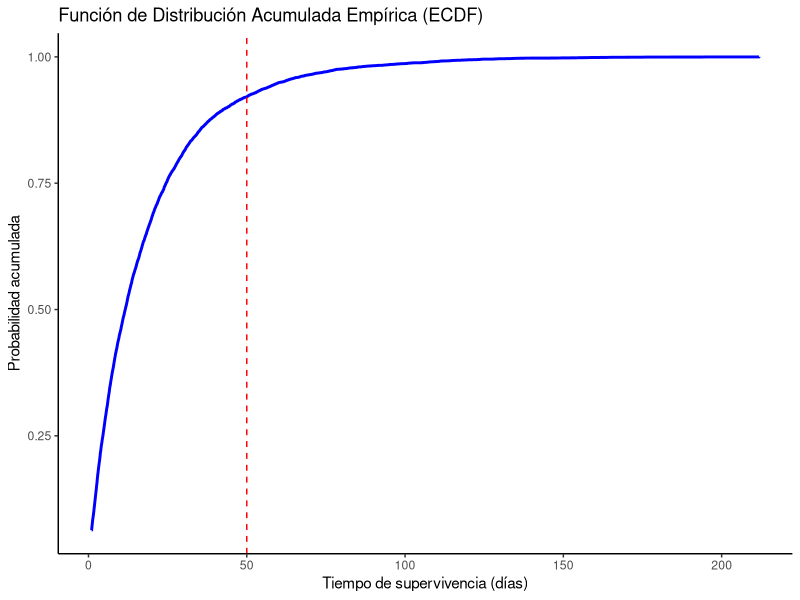
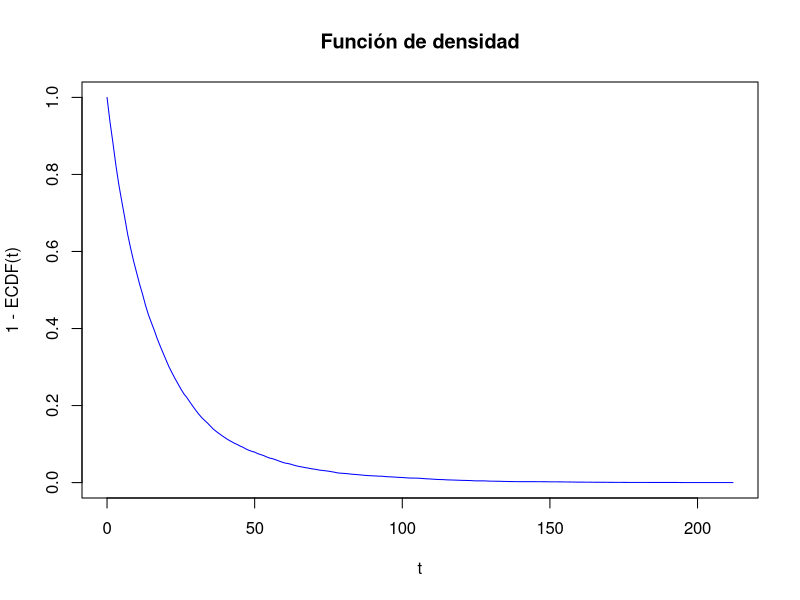
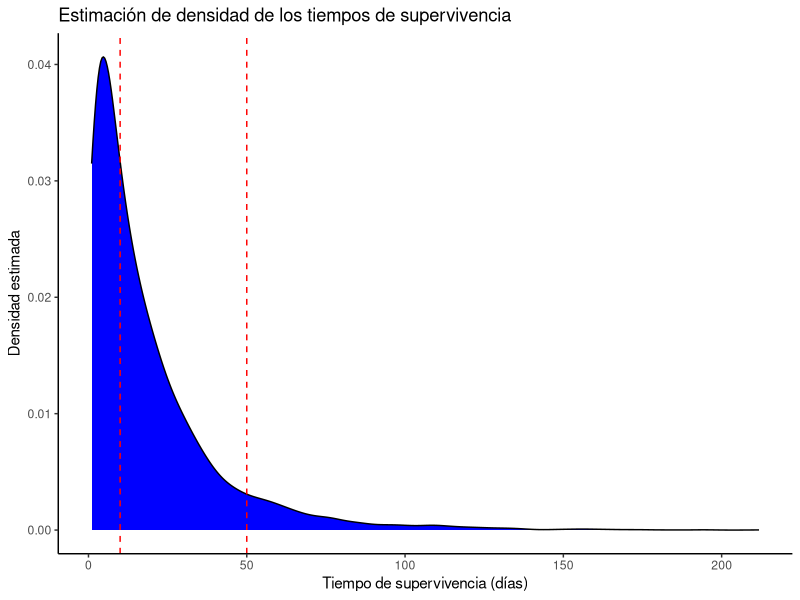
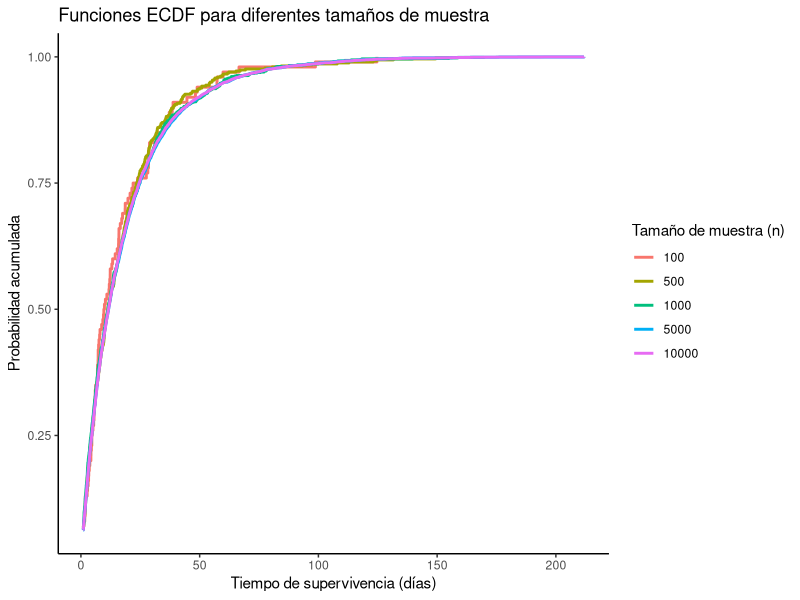
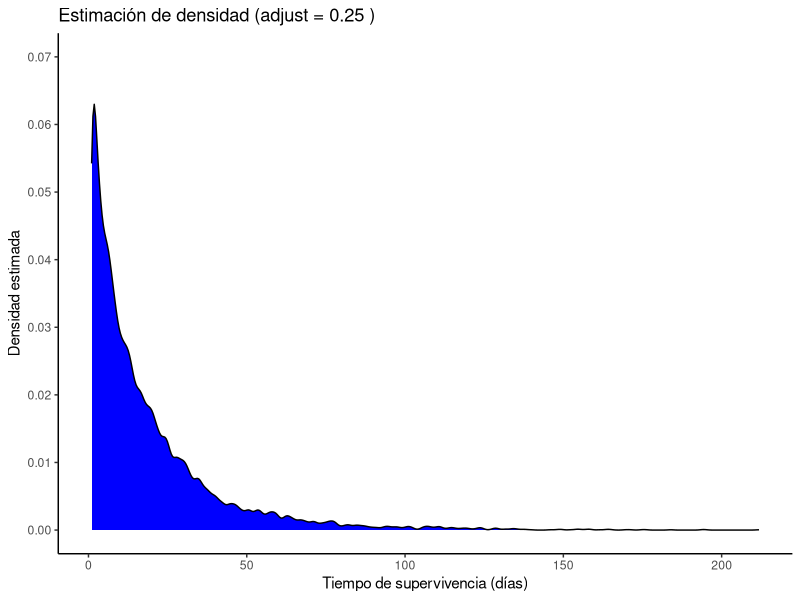
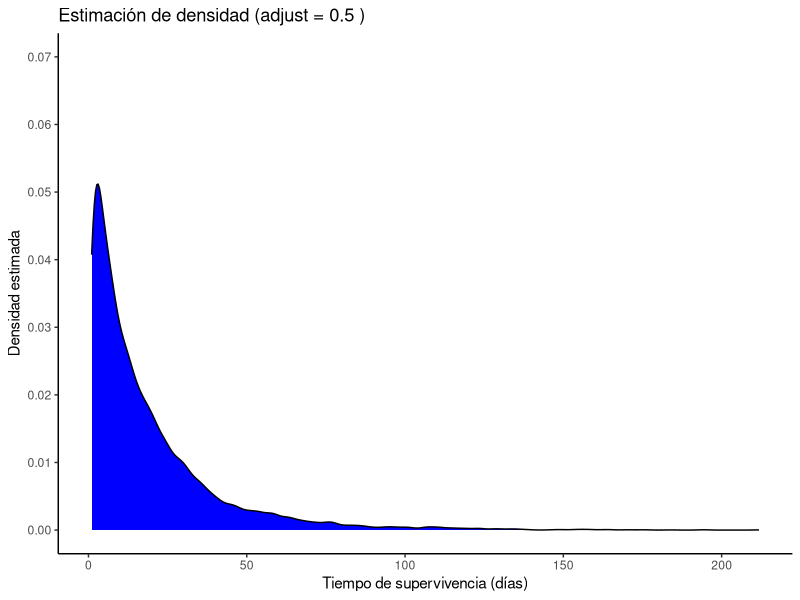
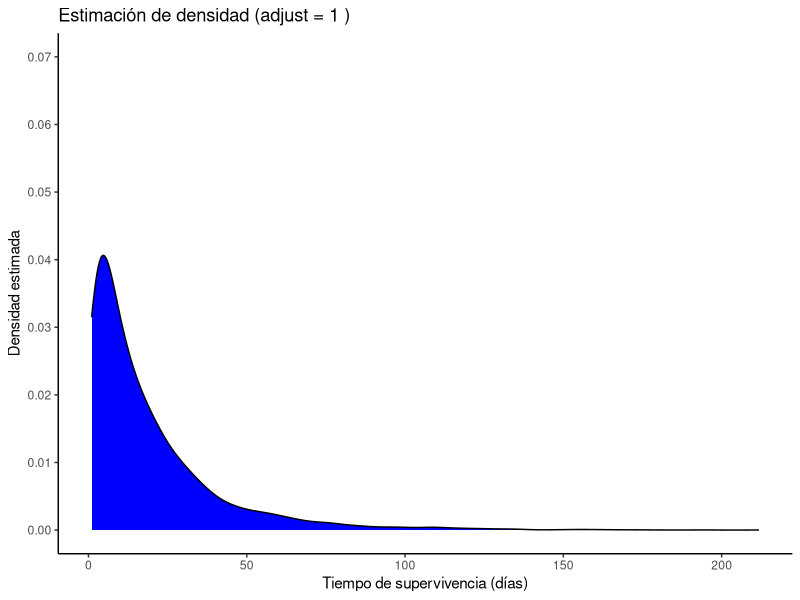
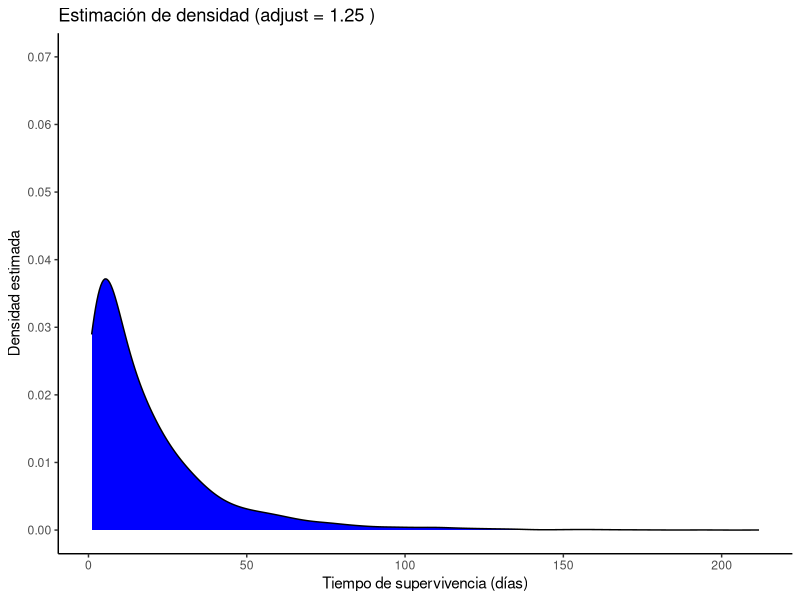

Write R code to recreate these figures, in order.
library(tidyverse)
#hola
#chau
rm(list = ls())

#setwd("C:\\LUCA\\UdeSA\\Métodos Econométricos y Organización Industrial Aplicada\\TPs\\TP 1")
#setwd("nina")
#setwd("lujan")
datos <- read.csv("Base de datos TP 1.csv")

#1. Estimen y grafiquen la función de distribución acumulada para toda la muestra (ecdf), sin distinguir entre diferentes 
#grupos de personas. Interpreten el valor de la ECDF cuando el tiempo de supervivencia es 50 unidades de tiempo.

ggplot(datos, aes(x = time)) +
  stat_ecdf(color = "blue", pad = F, linewidth = 1) +
  geom_vline(xintercept = 50, linetype = "dashed", color = "red") +
  labs(title = "Función de Distribución Acumulada Empírica (ECDF)",
       x = "Tiempo de supervivencia (días)",
       y = "Probabilidad acumulada") +
  theme_classic()

#Tiempo de supervivencia es 50 días
ecdf_fun <- ecdf(datos$time)
ecdf_fun(50)

#2. Estimen y grafiquen la función de supervivencia e interpreten los resultados obtenidos, ¿cómo describirían los resultados 
#del tratamiento sobre la supervivencia? (mayores momentos de mortalidad, tiempo mediano de supervivencia, etc). 1 Bonus: pue
#-den agregar intervalos de confianza.

t_values <- 0:212
densidad <- numeric(length(t_values))

# Calcular 1 - ECDF(t)
for (i in seq_along(t_values)) {
  t <- t_values[i]
  densidad[i] <- 1 - ecdf_fun(t)
}

# Graficamos
plot(t_values, densidad, type = "l", col = "blue",
     xlab = "t", ylab = "1 - ECDF(t)", main = "Función de densidad")

#3. Estimen la densidad de los tiempos de supervivencia utilizando alguno de los kernels vistos en clase (definan el bandwith 
#con la Regla de Oro de Silverman) y grafiquen. ¿Cuáles son los tiempos de supervivencia más comunes? ¿Qué pueden decir sobre 
#la variabilidad de los tiempos de supervivencia? Comparen la densidad estimada en el tiempo 50 y 10 e interpreten.

#Por simplicidad, usamos el kernel gaussiano de segundo órden, donde el bandwith óptimo según la regla de oro tiene la siguien
#-te expresión: h = 1.06 * sigma_hat * n ^ {-1 / 5}. Luego:

n <- length(datos$time)
sigma_hat <- sd(datos$time)
bw_gr <- 1.06 * sigma_hat * n ^ (-1/5)

densidad <- density(datos$time, kernel = "gaussian", bw = bw_gr, adjust = 1)

#10 tiempos más comunes
top_10 <- densidad$x[order(densidad$y, decreasing = T)[1:10]]
print(top_10)

#Densidad estimada en time = 50 vs time = 10
dens_10 <- approx(densidad$x, densidad$y, xout = 10)$y
dens_50 <- approx(densidad$x, densidad$y, xout = 50)$y

cat("Densidad estimada en el tiempo 10:", dens_10, "Densidad estimada en el tiempo 50:", dens_50, "\n")

#Graficamos
ggplot(datos, aes(x = time)) +
  geom_density(kernel = "gaussian", bw = bw_gr, adjust = 1, fill = "blue") +
  geom_vline(xintercept = c(10, 50), linetype = "dashed", color = "red") +
  labs(title = "Estimación de densidad de los tiempos de supervivencia",
       x = "Tiempo de supervivencia (días)",
       y = "Densidad estimada") +
  theme_classic()

#4. Generen un grupo de gráficos que muestre cómo cambia la estimacion de la función de distribución acumulada empírica a medi
#-da que aumenta la cantidad de observaciones. Para esto pueden sacar muestras aleatorias de la base con diferente cantidad de 
#observaciones. Expliquen lo que observan.

tamaño <- c(100, 500, 1000, 5000, 10000)

df_total <- data.frame()

for (n in tamaño) {
  muestra <- sample(datos$time, size = n, replace = FALSE)
  df <- data.frame(time = muestra, n = as.factor(n))
  df_total <- rbind(df_total, df)
}

ggplot(df_total, aes(x = time, color = n)) +
  stat_ecdf(linewidth = 1, pad = F) +
  labs(title = "Funciones ECDF para diferentes tamaños de muestra",
       x = "Tiempo de supervivencia (días)",
       y = "Probabilidad acumulada",
       color = "Tamaño de muestra (n)") +
  theme_classic()

#5. Generen un grupo de gráficos que muestre cómo cambia la estimación de densidad de los tiempos de supervivencia para dife
#-rentes valores del bandwith (utilice un kernel Gaussiano). Expliquen lo que observan.

output_folder <- "graficos_density"
if (!dir.exists(output_folder)) dir.create(output_folder)

adjust <- c(0.25, 0.5, 1, 1.25, 1.5, 2)

for (i in adjust) {
  plot <- ggplot(datos, aes(x = time)) +
    geom_density(kernel = "gaussian", bw = bw_gr, adjust = i, fill = "blue") +
    scale_y_continuous(limits = c(0, 0.07), breaks = seq(0, 0.07, 0.01)) +
    labs(title = paste("Estimación de densidad (adjust =", i, ")"),
         x = "Tiempo de supervivencia (días)", y = "Densidad estimada") +
    theme_classic()
  
  print(plot)
  
  file_name <- paste0("grafico_density_", i, ".png")
  ggsave(file.path(output_folder, file_name), plot, width = 11, height = 11, dpi = 300)
}
